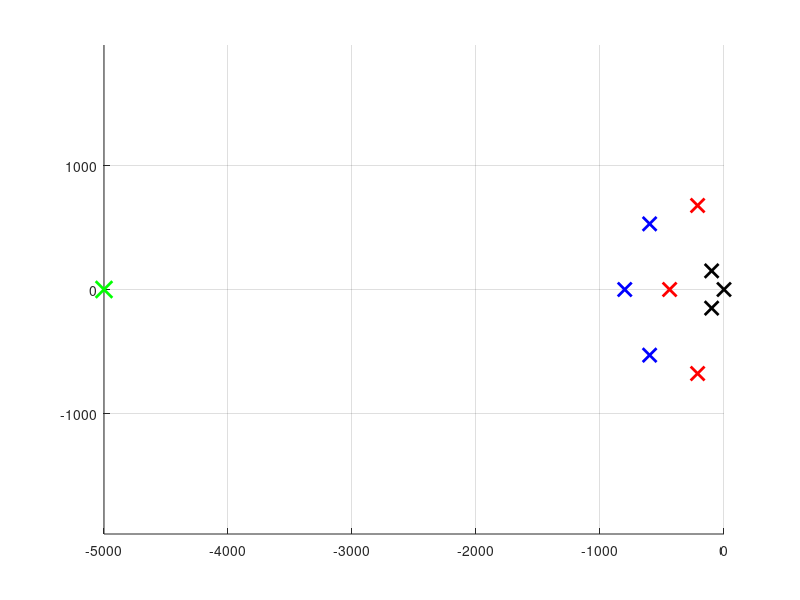

Source code (MATLAB): (Note: this script raises an error after producing the figure.)
% Script para graficar los polos en el plano complejo (Plano s)

% --- Definición de los datos de la tabla ---

% Caso PID Mínimo (Nominal)
polos_min = [
    -800 + 0i;
    -600 + 529.15i;
    -600 - 529.15i
];

% Caso PID Máximo
polos_max = [
    -438.18 + 0i;
    -212.55 + 677.64i;
    -212.55 - 677.64i
];

% Polo del Lazo de Corriente
polo_corriente = -5000 + 0i;

% Polos de Lazo Abierto Completos (Aumentado con dinámica d y térmica)
polos_la = [
    -100 - 150i;
    -100 + 150i;
    0 + 0i;
];

% --- Creación de la gráfica ---
figure;
hold on;
grid on;

% Graficar polos del caso PID Mínimo (Cruz Azul 'bx')
h1 = plot(real(polos_min), imag(polos_min), 'bx', 'MarkerSize', 10, 'LineWidth', 2);

% Graficar polos del caso PID Máximo (Cruz Roja 'rx')
h2 = plot(real(polos_max), imag(polos_max), 'rx', 'MarkerSize', 10, 'LineWidth', 2);

% Graficar polo del Lazo de Corriente (Cruz Verde 'gx')
h3 = plot(real(polo_corriente), imag(polo_corriente), 'gx', 'MarkerSize', 12, 'LineWidth', 2);

% Graficar polos del Lazo Abierto (Cruz Negra 'kx')
h4 = plot(real(polos_la), imag(polos_la), 'kx', 'MarkerSize', 10, 'LineWidth', 2);

% --- Configuración de los ejes, diseño e IGUALDAD DE UNIDADES ---

% Forzar igualdad de escala en las unidades de ambos ejes (1:1)
axis equal; 

% Dibujar los ejes real e imaginario centrados en cero
ax = gca;
ax.XAxisLocation = 'origin';
ax.YAxisLocation = 'origin';

% Etiquetas y título
xlabel('Eje Real [\sigma] (rad/s)', 'FontSize', 11, 'VerticalAlignment', 'top');
ylabel('Eje Imaginario [j\omega] (rad/s)', 'FontSize', 11, 'HorizontalAlignment', 'right');
title('Mapa de polos (comparación)', 'Interpreter', 'latex', 'FontSize', 14);

% Ajustar límites manteniendo la simetría y la relación de aspecto 1:1
xlim([-5500, 500]);
ylim([-3000, 3000]); % Expandido proporcionalmente para albergar la escala simétrica

% Añadir la leyenda con todas las categorías correspondientes
legend([h1(1), h2(1), h3, h4(1)], ...
    {'PID Mínimo (Nominal)', 'PID Máximo', 'Lazo de Corriente', 'Lazo Abierto'}, ...
    'Location', 'best');

hold off;
